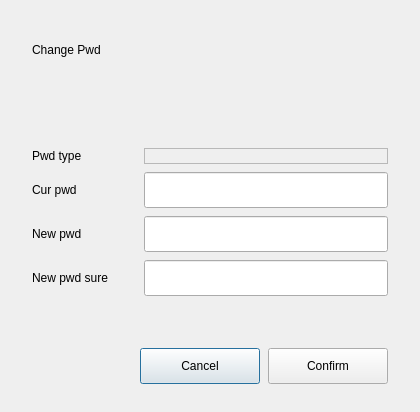
<?xml version="1.0" encoding="UTF-8"?>
<ui version="4.0">
 <class>ChangePwdDialog</class>
 <widget class="QDialog" name="ChangePwdDialog">
  <property name="geometry">
   <rect>
    <x>0</x>
    <y>0</y>
    <width>420</width>
    <height>412</height>
   </rect>
  </property>
  <property name="sizePolicy">
   <sizepolicy hsizetype="Preferred" vsizetype="Preferred">
    <horstretch>0</horstretch>
    <verstretch>0</verstretch>
   </sizepolicy>
  </property>
  <property name="minimumSize">
   <size>
    <width>420</width>
    <height>412</height>
   </size>
  </property>
  <property name="maximumSize">
   <size>
    <width>420</width>
    <height>456</height>
   </size>
  </property>
  <property name="windowTitle">
   <string notr="true">Change Pwd</string>
  </property>
  <layout class="QVBoxLayout" name="verticalLayout_2">
   <property name="spacing">
    <number>0</number>
   </property>
   <property name="leftMargin">
    <number>0</number>
   </property>
   <property name="topMargin">
    <number>0</number>
   </property>
   <property name="rightMargin">
    <number>0</number>
   </property>
   <property name="bottomMargin">
    <number>0</number>
   </property>
   <item>
    <widget class="QFrame" name="frame">
     <property name="sizePolicy">
      <sizepolicy hsizetype="Fixed" vsizetype="Fixed">
       <horstretch>0</horstretch>
       <verstretch>0</verstretch>
      </sizepolicy>
     </property>
     <property name="minimumSize">
      <size>
       <width>420</width>
       <height>412</height>
      </size>
     </property>
     <property name="maximumSize">
      <size>
       <width>424</width>
       <height>456</height>
      </size>
     </property>
     <property name="frameShape">
      <enum>QFrame::NoFrame</enum>
     </property>
     <property name="frameShadow">
      <enum>QFrame::Raised</enum>
     </property>
     <layout class="QVBoxLayout" name="verticalLayout">
      <property name="spacing">
       <number>0</number>
      </property>
      <property name="leftMargin">
       <number>32</number>
      </property>
      <property name="topMargin">
       <number>32</number>
      </property>
      <property name="rightMargin">
       <number>32</number>
      </property>
      <property name="bottomMargin">
       <number>8</number>
      </property>
      <item>
       <layout class="QHBoxLayout" name="horizontalLayout_2">
        <property name="spacing">
         <number>0</number>
        </property>
        <property name="sizeConstraint">
         <enum>QLayout::SetDefaultConstraint</enum>
        </property>
        <property name="leftMargin">
         <number>0</number>
        </property>
        <property name="topMargin">
         <number>0</number>
        </property>
        <property name="rightMargin">
         <number>0</number>
        </property>
        <item>
         <widget class="TitleLabel" name="titleLabel">
          <property name="sizePolicy">
           <sizepolicy hsizetype="Fixed" vsizetype="Fixed">
            <horstretch>0</horstretch>
            <verstretch>0</verstretch>
           </sizepolicy>
          </property>
          <property name="minimumSize">
           <size>
            <width>0</width>
            <height>36</height>
           </size>
          </property>
          <property name="maximumSize">
           <size>
            <width>16777215</width>
            <height>36</height>
           </size>
          </property>
          <property name="text">
           <string>Change Pwd</string>
          </property>
          <property name="alignment">
           <set>Qt::AlignLeading|Qt::AlignLeft|Qt::AlignVCenter</set>
          </property>
         </widget>
        </item>
        <item>
         <spacer name="horizontalSpacer_4">
          <property name="orientation">
           <enum>Qt::Horizontal</enum>
          </property>
          <property name="sizeHint" stdset="0">
           <size>
            <width>401</width>
            <height>33</height>
           </size>
          </property>
         </spacer>
        </item>
       </layout>
      </item>
      <item>
       <layout class="QVBoxLayout" name="verticalLayout_4">
        <property name="spacing">
         <number>0</number>
        </property>
        <property name="leftMargin">
         <number>0</number>
        </property>
        <property name="topMargin">
         <number>0</number>
        </property>
        <property name="rightMargin">
         <number>0</number>
        </property>
        <property name="bottomMargin">
         <number>0</number>
        </property>
        <item>
         <layout class="QHBoxLayout" name="horizontalLayout_4">
          <property name="spacing">
           <number>16</number>
          </property>
          <property name="rightMargin">
           <number>0</number>
          </property>
          <item>
           <widget class="QLabel" name="faceLabel">
            <property name="sizePolicy">
             <sizepolicy hsizetype="Fixed" vsizetype="Fixed">
              <horstretch>0</horstretch>
              <verstretch>0</verstretch>
             </sizepolicy>
            </property>
            <property name="minimumSize">
             <size>
              <width>48</width>
              <height>48</height>
             </size>
            </property>
            <property name="maximumSize">
             <size>
              <width>48</width>
              <height>48</height>
             </size>
            </property>
            <property name="text">
             <string/>
            </property>
            <property name="scaledContents">
             <bool>true</bool>
            </property>
           </widget>
          </item>
          <item>
           <layout class="QVBoxLayout" name="verticalLayout_8">
            <property name="spacing">
             <number>3</number>
            </property>
            <item alignment="Qt::AlignBottom">
             <widget class="QLabel" name="usernameLabel">
              <property name="sizePolicy">
               <sizepolicy hsizetype="Fixed" vsizetype="Fixed">
                <horstretch>0</horstretch>
                <verstretch>0</verstretch>
               </sizepolicy>
              </property>
              <property name="text">
               <string/>
              </property>
             </widget>
            </item>
            <item alignment="Qt::AlignTop">
             <widget class="QLabel" name="aTypeLabel">
              <property name="sizePolicy">
               <sizepolicy hsizetype="Fixed" vsizetype="Fixed">
                <horstretch>0</horstretch>
                <verstretch>0</verstretch>
               </sizepolicy>
              </property>
              <property name="text">
               <string/>
              </property>
             </widget>
            </item>
           </layout>
          </item>
          <item>
           <spacer name="horizontalSpacer_6">
            <property name="orientation">
             <enum>Qt::Horizontal</enum>
            </property>
            <property name="sizeHint" stdset="0">
             <size>
              <width>40</width>
              <height>20</height>
             </size>
            </property>
           </spacer>
          </item>
         </layout>
        </item>
        <item>
         <widget class="QWidget" name="widget" native="true">
          <property name="sizePolicy">
           <sizepolicy hsizetype="Preferred" vsizetype="Minimum">
            <horstretch>0</horstretch>
            <verstretch>0</verstretch>
           </sizepolicy>
          </property>
          <layout class="QVBoxLayout" name="verticalLayout_11">
           <property name="spacing">
            <number>0</number>
           </property>
           <property name="leftMargin">
            <number>0</number>
           </property>
           <property name="topMargin">
            <number>0</number>
           </property>
           <property name="rightMargin">
            <number>0</number>
           </property>
           <property name="bottomMargin">
            <number>0</number>
           </property>
           <item>
            <layout class="QVBoxLayout" name="verticalLayout_10">
             <property name="spacing">
              <number>8</number>
             </property>
             <property name="leftMargin">
              <number>0</number>
             </property>
             <property name="topMargin">
              <number>32</number>
             </property>
             <property name="rightMargin">
              <number>0</number>
             </property>
             <property name="bottomMargin">
              <number>0</number>
             </property>
             <item>
              <layout class="QHBoxLayout" name="horizontalLayout_5">
               <item>
                <widget class="QLabel" name="label_5">
                 <property name="sizePolicy">
                  <sizepolicy hsizetype="Fixed" vsizetype="Preferred">
                   <horstretch>0</horstretch>
                   <verstretch>0</verstretch>
                  </sizepolicy>
                 </property>
                 <property name="minimumSize">
                  <size>
                   <width>104</width>
                   <height>0</height>
                  </size>
                 </property>
                 <property name="maximumSize">
                  <size>
                   <width>16777215</width>
                   <height>16777215</height>
                  </size>
                 </property>
                 <property name="text">
                  <string>Pwd type</string>
                 </property>
                </widget>
               </item>
               <item>
                <widget class="QFrame" name="pwdFrame">
                 <property name="minimumSize">
                  <size>
                   <width>0</width>
                   <height>0</height>
                  </size>
                 </property>
                 <property name="maximumSize">
                  <size>
                   <width>16777215</width>
                   <height>16777215</height>
                  </size>
                 </property>
                 <property name="frameShape">
                  <enum>QFrame::StyledPanel</enum>
                 </property>
                 <property name="frameShadow">
                  <enum>QFrame::Raised</enum>
                 </property>
                 <layout class="QHBoxLayout" name="horizontalLayout_8">
                  <property name="spacing">
                   <number>0</number>
                  </property>
                  <property name="leftMargin">
                   <number>0</number>
                  </property>
                  <property name="topMargin">
                   <number>0</number>
                  </property>
                  <property name="rightMargin">
                   <number>0</number>
                  </property>
                  <property name="bottomMargin">
                   <number>0</number>
                  </property>
                  <item>
                   <widget class="QLabel" name="pwdtypeComboBox">
                    <property name="sizePolicy">
                     <sizepolicy hsizetype="Fixed" vsizetype="Fixed">
                      <horstretch>0</horstretch>
                      <verstretch>0</verstretch>
                     </sizepolicy>
                    </property>
                    <property name="text">
                     <string/>
                    </property>
                   </widget>
                  </item>
                 </layout>
                </widget>
               </item>
              </layout>
             </item>
             <item>
              <layout class="QHBoxLayout" name="horizontalLayout_9">
               <property name="topMargin">
                <number>0</number>
               </property>
               <item>
                <widget class="QLabel" name="label">
                 <property name="minimumSize">
                  <size>
                   <width>104</width>
                   <height>0</height>
                  </size>
                 </property>
                 <property name="maximumSize">
                  <size>
                   <width>104</width>
                   <height>16777215</height>
                  </size>
                 </property>
                 <property name="text">
                  <string>Cur pwd</string>
                 </property>
                </widget>
               </item>
               <item>
                <widget class="QLineEdit" name="curPwdLineEdit">
                 <property name="minimumSize">
                  <size>
                   <width>0</width>
                   <height>36</height>
                  </size>
                 </property>
                 <property name="maximumSize">
                  <size>
                   <width>16777215</width>
                   <height>36</height>
                  </size>
                 </property>
                </widget>
               </item>
              </layout>
             </item>
             <item>
              <layout class="QHBoxLayout" name="horizontalLayout_6">
               <item>
                <widget class="QLabel" name="pwdLabel">
                 <property name="sizePolicy">
                  <sizepolicy hsizetype="Fixed" vsizetype="Preferred">
                   <horstretch>0</horstretch>
                   <verstretch>0</verstretch>
                  </sizepolicy>
                 </property>
                 <property name="minimumSize">
                  <size>
                   <width>104</width>
                   <height>0</height>
                  </size>
                 </property>
                 <property name="maximumSize">
                  <size>
                   <width>104</width>
                   <height>16777215</height>
                  </size>
                 </property>
                 <property name="text">
                  <string>New pwd</string>
                 </property>
                </widget>
               </item>
               <item>
                <widget class="QLineEdit" name="pwdLineEdit">
                 <property name="minimumSize">
                  <size>
                   <width>0</width>
                   <height>36</height>
                  </size>
                 </property>
                 <property name="maximumSize">
                  <size>
                   <width>16777215</width>
                   <height>36</height>
                  </size>
                 </property>
                </widget>
               </item>
              </layout>
             </item>
             <item>
              <layout class="QHBoxLayout" name="horizontalLayout_7">
               <item>
                <widget class="QLabel" name="pwdsureLabel">
                 <property name="sizePolicy">
                  <sizepolicy hsizetype="Preferred" vsizetype="Preferred">
                   <horstretch>0</horstretch>
                   <verstretch>0</verstretch>
                  </sizepolicy>
                 </property>
                 <property name="minimumSize">
                  <size>
                   <width>104</width>
                   <height>0</height>
                  </size>
                 </property>
                 <property name="maximumSize">
                  <size>
                   <width>16777215</width>
                   <height>16777215</height>
                  </size>
                 </property>
                 <property name="text">
                  <string>New pwd sure</string>
                 </property>
                </widget>
               </item>
               <item>
                <widget class="QLineEdit" name="pwdsureLineEdit">
                 <property name="minimumSize">
                  <size>
                   <width>0</width>
                   <height>36</height>
                  </size>
                 </property>
                 <property name="maximumSize">
                  <size>
                   <width>16777215</width>
                   <height>36</height>
                  </size>
                 </property>
                </widget>
               </item>
              </layout>
             </item>
             <item>
              <layout class="QHBoxLayout" name="horizontalLayout_3">
               <property name="spacing">
                <number>0</number>
               </property>
               <property name="leftMargin">
                <number>0</number>
               </property>
               <item>
                <widget class="QLabel" name="tipLabel">
                 <property name="sizePolicy">
                  <sizepolicy hsizetype="Expanding" vsizetype="Preferred">
                   <horstretch>0</horstretch>
                   <verstretch>0</verstretch>
                  </sizepolicy>
                 </property>
                 <property name="minimumSize">
                  <size>
                   <width>0</width>
                   <height>28</height>
                  </size>
                 </property>
                 <property name="maximumSize">
                  <size>
                   <width>16777215</width>
                   <height>28</height>
                  </size>
                 </property>
                 <property name="text">
                  <string/>
                 </property>
                 <property name="alignment">
                  <set>Qt::AlignLeading|Qt::AlignLeft|Qt::AlignVCenter</set>
                 </property>
                </widget>
               </item>
              </layout>
             </item>
            </layout>
           </item>
          </layout>
         </widget>
        </item>
        <item>
         <spacer name="verticalSpacer_2">
          <property name="orientation">
           <enum>Qt::Vertical</enum>
          </property>
          <property name="sizeType">
           <enum>QSizePolicy::Expanding</enum>
          </property>
          <property name="sizeHint" stdset="0">
           <size>
            <width>20</width>
            <height>24</height>
           </size>
          </property>
         </spacer>
        </item>
        <item>
         <layout class="QHBoxLayout" name="horizontalLayout">
          <property name="spacing">
           <number>8</number>
          </property>
          <property name="topMargin">
           <number>0</number>
          </property>
          <property name="rightMargin">
           <number>0</number>
          </property>
          <item>
           <spacer name="horizontalSpacer">
            <property name="orientation">
             <enum>Qt::Horizontal</enum>
            </property>
            <property name="sizeHint" stdset="0">
             <size>
              <width>40</width>
              <height>20</height>
             </size>
            </property>
           </spacer>
          </item>
          <item>
           <widget class="QPushButton" name="cancelPushBtn">
            <property name="minimumSize">
             <size>
              <width>120</width>
              <height>36</height>
             </size>
            </property>
            <property name="maximumSize">
             <size>
              <width>120</width>
              <height>36</height>
             </size>
            </property>
            <property name="text">
             <string>Cancel</string>
            </property>
            <property name="flat">
             <bool>false</bool>
            </property>
           </widget>
          </item>
          <item>
           <widget class="QPushButton" name="confirmPushBtn">
            <property name="minimumSize">
             <size>
              <width>120</width>
              <height>36</height>
             </size>
            </property>
            <property name="maximumSize">
             <size>
              <width>120</width>
              <height>36</height>
             </size>
            </property>
            <property name="text">
             <string>Confirm</string>
            </property>
           </widget>
          </item>
         </layout>
        </item>
       </layout>
      </item>
      <item>
       <spacer name="verticalSpacer_4">
        <property name="orientation">
         <enum>Qt::Vertical</enum>
        </property>
        <property name="sizeType">
         <enum>QSizePolicy::Fixed</enum>
        </property>
        <property name="sizeHint" stdset="0">
         <size>
          <width>20</width>
          <height>20</height>
         </size>
        </property>
       </spacer>
      </item>
     </layout>
    </widget>
   </item>
  </layout>
 </widget>
 <customwidgets>
  <customwidget>
   <class>TitleLabel</class>
   <extends>QLabel</extends>
   <header location="global">/usr/include/ukcc/widgets//titlelabel.h</header>
  </customwidget>
 </customwidgets>
 <resources/>
 <connections/>
</ui>
